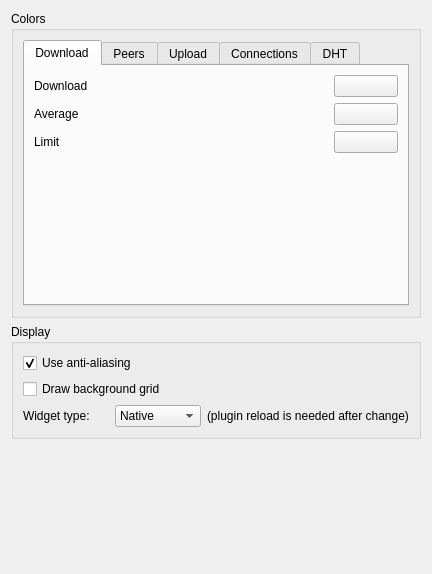
<ui version="4.0" >
 <class>DisplaySettingsWgt</class>
 <widget class="QWidget" name="DisplaySettingsWgt" >
  <property name="geometry" >
   <rect>
    <x>0</x>
    <y>0</y>
    <width>432</width>
    <height>574</height>
   </rect>
  </property>
  <layout class="QVBoxLayout" >
   <item>
    <widget class="QGroupBox" name="ColorsGbw" >
     <property name="title" >
      <string>Colors</string>
     </property>
     <layout class="QVBoxLayout" >
      <item>
       <widget class="QTabWidget" name="ColorsTbw" >
        <property name="currentIndex" >
         <number>0</number>
        </property>
        <widget class="QWidget" name="tab" >
         <attribute name="title" >
          <string>Download</string>
         </attribute>
         <layout class="QVBoxLayout" >
          <item>
           <layout class="QVBoxLayout" >
            <item>
             <layout class="QHBoxLayout" >
              <item>
               <widget class="QLabel" name="label_8" >
                <property name="text" >
                 <string>Download</string>
                </property>
                <property name="buddy" >
                 <cstring>kcfg_DlSpdColor</cstring>
                </property>
               </widget>
              </item>
              <item>
               <widget class="KColorButton" name="kcfg_DlSpdColor" >
                <property name="sizePolicy" >
                 <sizepolicy vsizetype="Fixed" hsizetype="Fixed" >
                  <horstretch>0</horstretch>
                  <verstretch>0</verstretch>
                 </sizepolicy>
                </property>
                <property name="maximumSize" >
                 <size>
                  <width>64</width>
                  <height>32</height>
                 </size>
                </property>
                <property name="autoFillBackground" >
                 <bool>true</bool>
                </property>
                <property name="text" >
                 <string/>
                </property>
               </widget>
              </item>
             </layout>
            </item>
            <item>
             <layout class="QHBoxLayout" >
              <item>
               <widget class="QLabel" name="label_9" >
                <property name="text" >
                 <string>Average</string>
                </property>
                <property name="buddy" >
                 <cstring>kcfg_DlAvgColor</cstring>
                </property>
               </widget>
              </item>
              <item>
               <widget class="KColorButton" name="kcfg_DlAvgColor" >
                <property name="sizePolicy" >
                 <sizepolicy vsizetype="Fixed" hsizetype="Fixed" >
                  <horstretch>0</horstretch>
                  <verstretch>0</verstretch>
                 </sizepolicy>
                </property>
                <property name="maximumSize" >
                 <size>
                  <width>64</width>
                  <height>32</height>
                 </size>
                </property>
                <property name="autoFillBackground" >
                 <bool>true</bool>
                </property>
                <property name="text" >
                 <string/>
                </property>
                <property name="flat" >
                 <bool>false</bool>
                </property>
               </widget>
              </item>
             </layout>
            </item>
            <item>
             <layout class="QHBoxLayout" >
              <item>
               <widget class="QLabel" name="label_13" >
                <property name="text" >
                 <string>Limit</string>
                </property>
                <property name="buddy" >
                 <cstring>kcfg_DlLimitColor</cstring>
                </property>
               </widget>
              </item>
              <item>
               <widget class="KColorButton" name="kcfg_DlLimitColor" >
                <property name="sizePolicy" >
                 <sizepolicy vsizetype="Fixed" hsizetype="Fixed" >
                  <horstretch>0</horstretch>
                  <verstretch>0</verstretch>
                 </sizepolicy>
                </property>
                <property name="maximumSize" >
                 <size>
                  <width>64</width>
                  <height>32</height>
                 </size>
                </property>
                <property name="autoFillBackground" >
                 <bool>true</bool>
                </property>
                <property name="text" >
                 <string/>
                </property>
                <property name="flat" >
                 <bool>false</bool>
                </property>
               </widget>
              </item>
             </layout>
            </item>
           </layout>
          </item>
          <item>
           <spacer>
            <property name="orientation" >
             <enum>Qt::Vertical</enum>
            </property>
            <property name="sizeHint" >
             <size>
              <width>20</width>
              <height>40</height>
             </size>
            </property>
           </spacer>
          </item>
         </layout>
        </widget>
        <widget class="QWidget" name="tab_2" >
         <attribute name="title" >
          <string>Peers</string>
         </attribute>
         <layout class="QVBoxLayout" >
          <item>
           <layout class="QGridLayout" >
            <item row="0" column="0" >
             <widget class="QLabel" name="label_14" >
              <property name="text" >
               <string>Average from leechers</string>
              </property>
              <property name="buddy" >
               <cstring>kcfg_PrAvgFromLColor</cstring>
              </property>
             </widget>
            </item>
            <item row="0" column="1" >
             <widget class="KColorButton" name="kcfg_PrAvgFromLColor" >
              <property name="sizePolicy" >
               <sizepolicy vsizetype="Fixed" hsizetype="Fixed" >
                <horstretch>0</horstretch>
                <verstretch>0</verstretch>
               </sizepolicy>
              </property>
              <property name="maximumSize" >
               <size>
                <width>64</width>
                <height>32</height>
               </size>
              </property>
              <property name="autoFillBackground" >
               <bool>true</bool>
              </property>
              <property name="text" >
               <string/>
              </property>
              <property name="flat" >
               <bool>false</bool>
              </property>
             </widget>
            </item>
            <item row="1" column="0" >
             <widget class="QLabel" name="label_19" >
              <property name="text" >
               <string>Average to leechers</string>
              </property>
              <property name="buddy" >
               <cstring>kcfg_PrAvgToLColor</cstring>
              </property>
             </widget>
            </item>
            <item row="1" column="1" >
             <widget class="KColorButton" name="kcfg_PrAvgToLColor" >
              <property name="sizePolicy" >
               <sizepolicy vsizetype="Fixed" hsizetype="Fixed" >
                <horstretch>0</horstretch>
                <verstretch>0</verstretch>
               </sizepolicy>
              </property>
              <property name="maximumSize" >
               <size>
                <width>64</width>
                <height>32</height>
               </size>
              </property>
              <property name="autoFillBackground" >
               <bool>true</bool>
              </property>
              <property name="text" >
               <string/>
              </property>
              <property name="flat" >
               <bool>false</bool>
              </property>
             </widget>
            </item>
            <item row="2" column="0" >
             <widget class="QLabel" name="label_20" >
              <property name="text" >
               <string>Average from seeds</string>
              </property>
              <property name="buddy" >
               <cstring>kcfg_PrAvgFromSColor</cstring>
              </property>
             </widget>
            </item>
            <item row="2" column="1" >
             <widget class="KColorButton" name="kcfg_PrAvgFromSColor" >
              <property name="sizePolicy" >
               <sizepolicy vsizetype="Fixed" hsizetype="Fixed" >
                <horstretch>0</horstretch>
                <verstretch>0</verstretch>
               </sizepolicy>
              </property>
              <property name="maximumSize" >
               <size>
                <width>64</width>
                <height>32</height>
               </size>
              </property>
              <property name="autoFillBackground" >
               <bool>true</bool>
              </property>
              <property name="text" >
               <string/>
              </property>
              <property name="flat" >
               <bool>false</bool>
              </property>
             </widget>
            </item>
            <item row="3" column="0" >
             <widget class="QLabel" name="label_21" >
              <property name="text" >
               <string>From leechers</string>
              </property>
              <property name="buddy" >
               <cstring>kcfg_PrFromLColor</cstring>
              </property>
             </widget>
            </item>
            <item row="3" column="1" >
             <widget class="KColorButton" name="kcfg_PrFromLColor" >
              <property name="sizePolicy" >
               <sizepolicy vsizetype="Fixed" hsizetype="Fixed" >
                <horstretch>0</horstretch>
                <verstretch>0</verstretch>
               </sizepolicy>
              </property>
              <property name="maximumSize" >
               <size>
                <width>64</width>
                <height>32</height>
               </size>
              </property>
              <property name="autoFillBackground" >
               <bool>true</bool>
              </property>
              <property name="text" >
               <string/>
              </property>
              <property name="flat" >
               <bool>false</bool>
              </property>
             </widget>
            </item>
            <item row="4" column="0" >
             <widget class="QLabel" name="label_22" >
              <property name="text" >
               <string>From seeds</string>
              </property>
              <property name="buddy" >
               <cstring>kcfg_PrFromSColor</cstring>
              </property>
             </widget>
            </item>
            <item row="4" column="1" >
             <widget class="KColorButton" name="kcfg_PrFromSColor" >
              <property name="sizePolicy" >
               <sizepolicy vsizetype="Fixed" hsizetype="Fixed" >
                <horstretch>0</horstretch>
                <verstretch>0</verstretch>
               </sizepolicy>
              </property>
              <property name="maximumSize" >
               <size>
                <width>64</width>
                <height>32</height>
               </size>
              </property>
              <property name="autoFillBackground" >
               <bool>true</bool>
              </property>
              <property name="text" >
               <string/>
              </property>
              <property name="flat" >
               <bool>false</bool>
              </property>
             </widget>
            </item>
           </layout>
          </item>
          <item>
           <spacer>
            <property name="orientation" >
             <enum>Qt::Vertical</enum>
            </property>
            <property name="sizeHint" >
             <size>
              <width>20</width>
              <height>40</height>
             </size>
            </property>
           </spacer>
          </item>
         </layout>
        </widget>
        <widget class="QWidget" name="tab_3" >
         <attribute name="title" >
          <string>Upload</string>
         </attribute>
         <layout class="QVBoxLayout" >
          <item>
           <layout class="QVBoxLayout" >
            <item>
             <layout class="QHBoxLayout" >
              <item>
               <widget class="QLabel" name="label_15" >
                <property name="text" >
                 <string>Upload</string>
                </property>
                <property name="buddy" >
                 <cstring>kcfg_UlSpdColor</cstring>
                </property>
               </widget>
              </item>
              <item>
               <widget class="KColorButton" name="kcfg_UlSpdColor" >
                <property name="sizePolicy" >
                 <sizepolicy vsizetype="Fixed" hsizetype="Fixed" >
                  <horstretch>0</horstretch>
                  <verstretch>0</verstretch>
                 </sizepolicy>
                </property>
                <property name="maximumSize" >
                 <size>
                  <width>64</width>
                  <height>32</height>
                 </size>
                </property>
                <property name="autoFillBackground" >
                 <bool>true</bool>
                </property>
                <property name="text" >
                 <string/>
                </property>
                <property name="flat" >
                 <bool>false</bool>
                </property>
               </widget>
              </item>
             </layout>
            </item>
            <item>
             <layout class="QHBoxLayout" >
              <item>
               <widget class="QLabel" name="label_16" >
                <property name="text" >
                 <string>Average</string>
                </property>
                <property name="buddy" >
                 <cstring>kcfg_UlAvgColor</cstring>
                </property>
               </widget>
              </item>
              <item>
               <widget class="KColorButton" name="kcfg_UlAvgColor" >
                <property name="sizePolicy" >
                 <sizepolicy vsizetype="Fixed" hsizetype="Fixed" >
                  <horstretch>0</horstretch>
                  <verstretch>0</verstretch>
                 </sizepolicy>
                </property>
                <property name="maximumSize" >
                 <size>
                  <width>64</width>
                  <height>32</height>
                 </size>
                </property>
                <property name="autoFillBackground" >
                 <bool>true</bool>
                </property>
                <property name="text" >
                 <string/>
                </property>
                <property name="flat" >
                 <bool>false</bool>
                </property>
               </widget>
              </item>
             </layout>
            </item>
            <item>
             <layout class="QHBoxLayout" >
              <item>
               <widget class="QLabel" name="label_17" >
                <property name="text" >
                 <string>Limit</string>
                </property>
                <property name="buddy" >
                 <cstring>kcfg_UlLimitColor</cstring>
                </property>
               </widget>
              </item>
              <item>
               <widget class="KColorButton" name="kcfg_UlLimitColor" >
                <property name="sizePolicy" >
                 <sizepolicy vsizetype="Fixed" hsizetype="Fixed" >
                  <horstretch>0</horstretch>
                  <verstretch>0</verstretch>
                 </sizepolicy>
                </property>
                <property name="maximumSize" >
                 <size>
                  <width>64</width>
                  <height>32</height>
                 </size>
                </property>
                <property name="autoFillBackground" >
                 <bool>true</bool>
                </property>
                <property name="text" >
                 <string/>
                </property>
                <property name="flat" >
                 <bool>false</bool>
                </property>
               </widget>
              </item>
             </layout>
            </item>
           </layout>
          </item>
          <item>
           <spacer>
            <property name="orientation" >
             <enum>Qt::Vertical</enum>
            </property>
            <property name="sizeHint" >
             <size>
              <width>20</width>
              <height>40</height>
             </size>
            </property>
           </spacer>
          </item>
         </layout>
        </widget>
        <widget class="QWidget" name="tab_4" >
         <attribute name="title" >
          <string>Connections</string>
         </attribute>
         <layout class="QVBoxLayout" >
          <item>
           <layout class="QGridLayout" >
            <item row="0" column="0" >
             <widget class="QLabel" name="label_23" >
              <property name="text" >
               <string>Leechers connected</string>
              </property>
              <property name="buddy" >
               <cstring>kcfg_CnLConnColor</cstring>
              </property>
             </widget>
            </item>
            <item row="0" column="1" >
             <widget class="KColorButton" name="kcfg_CnLConnColor" >
              <property name="sizePolicy" >
               <sizepolicy vsizetype="Fixed" hsizetype="Fixed" >
                <horstretch>0</horstretch>
                <verstretch>0</verstretch>
               </sizepolicy>
              </property>
              <property name="maximumSize" >
               <size>
                <width>64</width>
                <height>32</height>
               </size>
              </property>
              <property name="autoFillBackground" >
               <bool>true</bool>
              </property>
              <property name="text" >
               <string/>
              </property>
              <property name="flat" >
               <bool>false</bool>
              </property>
             </widget>
            </item>
            <item row="1" column="0" >
             <widget class="QLabel" name="label_24" >
              <property name="text" >
               <string>Leechers in swarms</string>
              </property>
              <property name="buddy" >
               <cstring>kcfg_CnLSwarmsColor</cstring>
              </property>
             </widget>
            </item>
            <item row="1" column="1" >
             <widget class="KColorButton" name="kcfg_CnLSwarmsColor" >
              <property name="sizePolicy" >
               <sizepolicy vsizetype="Fixed" hsizetype="Fixed" >
                <horstretch>0</horstretch>
                <verstretch>0</verstretch>
               </sizepolicy>
              </property>
              <property name="maximumSize" >
               <size>
                <width>64</width>
                <height>32</height>
               </size>
              </property>
              <property name="autoFillBackground" >
               <bool>true</bool>
              </property>
              <property name="text" >
               <string/>
              </property>
              <property name="flat" >
               <bool>false</bool>
              </property>
             </widget>
            </item>
            <item row="2" column="0" >
             <widget class="QLabel" name="label_25" >
              <property name="text" >
               <string>Seeds connected</string>
              </property>
              <property name="buddy" >
               <cstring>kcfg_CnSConnColor</cstring>
              </property>
             </widget>
            </item>
            <item row="2" column="1" >
             <widget class="KColorButton" name="kcfg_CnSConnColor" >
              <property name="sizePolicy" >
               <sizepolicy vsizetype="Fixed" hsizetype="Fixed" >
                <horstretch>0</horstretch>
                <verstretch>0</verstretch>
               </sizepolicy>
              </property>
              <property name="maximumSize" >
               <size>
                <width>64</width>
                <height>32</height>
               </size>
              </property>
              <property name="autoFillBackground" >
               <bool>true</bool>
              </property>
              <property name="text" >
               <string/>
              </property>
              <property name="flat" >
               <bool>false</bool>
              </property>
             </widget>
            </item>
            <item row="3" column="0" >
             <widget class="QLabel" name="label_26" >
              <property name="text" >
               <string>Seeds  in swarms</string>
              </property>
              <property name="buddy" >
               <cstring>kcfg_CnSSwarmsColor</cstring>
              </property>
             </widget>
            </item>
            <item row="3" column="1" >
             <widget class="KColorButton" name="kcfg_CnSSwarmsColor" >
              <property name="sizePolicy" >
               <sizepolicy vsizetype="Fixed" hsizetype="Fixed" >
                <horstretch>0</horstretch>
                <verstretch>0</verstretch>
               </sizepolicy>
              </property>
              <property name="maximumSize" >
               <size>
                <width>64</width>
                <height>32</height>
               </size>
              </property>
              <property name="autoFillBackground" >
               <bool>true</bool>
              </property>
              <property name="text" >
               <string/>
              </property>
              <property name="flat" >
               <bool>false</bool>
              </property>
             </widget>
            </item>
            <item row="4" column="0" >
             <widget class="QLabel" name="label_27" >
              <property name="text" >
               <string>Average leechers connected per torrent</string>
              </property>
              <property name="buddy" >
               <cstring>kcfg_CnAvgLConnPerTorrColor</cstring>
              </property>
             </widget>
            </item>
            <item row="4" column="1" >
             <widget class="KColorButton" name="kcfg_CnAvgLConnPerTorrColor" >
              <property name="sizePolicy" >
               <sizepolicy vsizetype="Fixed" hsizetype="Fixed" >
                <horstretch>0</horstretch>
                <verstretch>0</verstretch>
               </sizepolicy>
              </property>
              <property name="maximumSize" >
               <size>
                <width>64</width>
                <height>32</height>
               </size>
              </property>
              <property name="autoFillBackground" >
               <bool>true</bool>
              </property>
              <property name="text" >
               <string/>
              </property>
              <property name="flat" >
               <bool>false</bool>
              </property>
             </widget>
            </item>
            <item row="5" column="0" >
             <widget class="QLabel" name="label_28" >
              <property name="text" >
               <string>Average seeds connected per torrent</string>
              </property>
              <property name="buddy" >
               <cstring>kcfg_CnAvgSConnPerTorrColor</cstring>
              </property>
             </widget>
            </item>
            <item row="5" column="1" >
             <widget class="KColorButton" name="kcfg_CnAvgSConnPerTorrColor" >
              <property name="sizePolicy" >
               <sizepolicy vsizetype="Fixed" hsizetype="Fixed" >
                <horstretch>0</horstretch>
                <verstretch>0</verstretch>
               </sizepolicy>
              </property>
              <property name="maximumSize" >
               <size>
                <width>64</width>
                <height>32</height>
               </size>
              </property>
              <property name="autoFillBackground" >
               <bool>true</bool>
              </property>
              <property name="text" >
               <string/>
              </property>
              <property name="flat" >
               <bool>false</bool>
              </property>
             </widget>
            </item>
            <item row="6" column="0" >
             <widget class="QLabel" name="label_29" >
              <property name="text" >
               <string>Avg. leechers connected per running torr.</string>
              </property>
              <property name="buddy" >
               <cstring>kcfg_CnAvgLConnPerRunTorrColor</cstring>
              </property>
             </widget>
            </item>
            <item row="6" column="1" >
             <widget class="KColorButton" name="kcfg_CnAvgLConnPerRunTorrColor" >
              <property name="sizePolicy" >
               <sizepolicy vsizetype="Fixed" hsizetype="Fixed" >
                <horstretch>0</horstretch>
                <verstretch>0</verstretch>
               </sizepolicy>
              </property>
              <property name="maximumSize" >
               <size>
                <width>64</width>
                <height>32</height>
               </size>
              </property>
              <property name="autoFillBackground" >
               <bool>true</bool>
              </property>
              <property name="text" >
               <string/>
              </property>
              <property name="flat" >
               <bool>false</bool>
              </property>
             </widget>
            </item>
            <item row="7" column="0" >
             <widget class="QLabel" name="label_30" >
              <property name="text" >
               <string>Avg. seeds connected per running torrent</string>
              </property>
              <property name="buddy" >
               <cstring>kcfg_CnAvgSConnPerRunTorrColor</cstring>
              </property>
             </widget>
            </item>
            <item row="7" column="1" >
             <widget class="KColorButton" name="kcfg_CnAvgSConnPerRunTorrColor" >
              <property name="sizePolicy" >
               <sizepolicy vsizetype="Fixed" hsizetype="Fixed" >
                <horstretch>0</horstretch>
                <verstretch>0</verstretch>
               </sizepolicy>
              </property>
              <property name="maximumSize" >
               <size>
                <width>64</width>
                <height>32</height>
               </size>
              </property>
              <property name="autoFillBackground" >
               <bool>true</bool>
              </property>
              <property name="text" >
               <string/>
              </property>
              <property name="flat" >
               <bool>false</bool>
              </property>
             </widget>
            </item>
           </layout>
          </item>
         </layout>
        </widget>
        <widget class="QWidget" name="tab_5" >
         <attribute name="title" >
          <string>DHT</string>
         </attribute>
         <layout class="QGridLayout" >
          <item row="0" column="0" >
           <layout class="QVBoxLayout" >
            <item>
             <layout class="QHBoxLayout" >
              <item>
               <widget class="QLabel" name="label_31" >
                <property name="text" >
                 <string>Nodes</string>
                </property>
                <property name="buddy" >
                 <cstring>kcfg_DhtNodesColor</cstring>
                </property>
               </widget>
              </item>
              <item>
               <widget class="KColorButton" name="kcfg_DhtNodesColor" >
                <property name="sizePolicy" >
                 <sizepolicy vsizetype="Fixed" hsizetype="Fixed" >
                  <horstretch>0</horstretch>
                  <verstretch>0</verstretch>
                 </sizepolicy>
                </property>
                <property name="maximumSize" >
                 <size>
                  <width>64</width>
                  <height>32</height>
                 </size>
                </property>
                <property name="autoFillBackground" >
                 <bool>true</bool>
                </property>
                <property name="text" >
                 <string/>
                </property>
                <property name="flat" >
                 <bool>false</bool>
                </property>
               </widget>
              </item>
             </layout>
            </item>
            <item>
             <layout class="QHBoxLayout" >
              <item>
               <widget class="QLabel" name="label_32" >
                <property name="text" >
                 <string>Tasks</string>
                </property>
                <property name="buddy" >
                 <cstring>kcfg_DhtTasksColor</cstring>
                </property>
               </widget>
              </item>
              <item>
               <widget class="KColorButton" name="kcfg_DhtTasksColor" >
                <property name="sizePolicy" >
                 <sizepolicy vsizetype="Fixed" hsizetype="Fixed" >
                  <horstretch>0</horstretch>
                  <verstretch>0</verstretch>
                 </sizepolicy>
                </property>
                <property name="maximumSize" >
                 <size>
                  <width>64</width>
                  <height>32</height>
                 </size>
                </property>
                <property name="autoFillBackground" >
                 <bool>true</bool>
                </property>
                <property name="text" >
                 <string/>
                </property>
                <property name="flat" >
                 <bool>false</bool>
                </property>
               </widget>
              </item>
             </layout>
            </item>
           </layout>
          </item>
          <item row="1" column="0" >
           <spacer>
            <property name="orientation" >
             <enum>Qt::Vertical</enum>
            </property>
            <property name="sizeHint" >
             <size>
              <width>20</width>
              <height>40</height>
             </size>
            </property>
           </spacer>
          </item>
         </layout>
        </widget>
       </widget>
      </item>
     </layout>
    </widget>
   </item>
   <item>
    <widget class="QGroupBox" name="groupBox_3" >
     <property name="title" >
      <string>Display</string>
     </property>
     <layout class="QVBoxLayout" >
      <item>
       <widget class="QCheckBox" name="kcfg_AntiAliasing" >
        <property name="text" >
         <string>Use anti-aliasing</string>
        </property>
        <property name="checked" >
         <bool>true</bool>
        </property>
       </widget>
      </item>
      <item>
       <widget class="QCheckBox" name="kcfg_DrawBgdGrid" >
        <property name="text" >
         <string>Draw background grid</string>
        </property>
        <property name="checked" >
         <bool>false</bool>
        </property>
       </widget>
      </item>
      <item>
       <layout class="QHBoxLayout" >
        <item>
         <widget class="QLabel" name="label_18" >
          <property name="text" >
           <string>Widget type:</string>
          </property>
         </widget>
        </item>
        <item>
         <widget class="QComboBox" name="kcfg_WidgetType" >
          <item>
           <property name="text" >
            <string>Native</string>
           </property>
          </item>
          <item>
           <property name="text" >
            <string>KDE</string>
           </property>
          </item>
         </widget>
        </item>
        <item>
         <widget class="QLabel" name="label_33" >
          <property name="text" >
           <string>(plugin reload is needed after change)</string>
          </property>
         </widget>
        </item>
       </layout>
      </item>
     </layout>
    </widget>
   </item>
   <item>
    <spacer>
     <property name="orientation" >
      <enum>Qt::Vertical</enum>
     </property>
     <property name="sizeHint" >
      <size>
       <width>20</width>
       <height>141</height>
      </size>
     </property>
    </spacer>
   </item>
  </layout>
 </widget>
 <customwidgets>
  <customwidget>
   <class>KColorButton</class>
   <extends>QPushButton</extends>
   <header>kcolorbutton.h</header>
  </customwidget>
 </customwidgets>
 <resources/>
 <connections/>
</ui>
